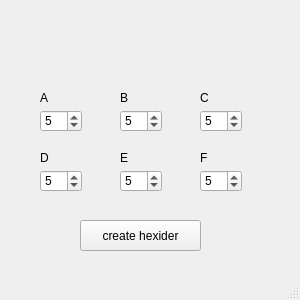
<?xml version="1.0" encoding="UTF-8"?>
<ui version="4.0">
 <class>MainWindow</class>
 <widget class="QMainWindow" name="MainWindow">
  <property name="geometry">
   <rect>
    <x>0</x>
    <y>0</y>
    <width>300</width>
    <height>300</height>
   </rect>
  </property>
  <property name="windowTitle">
   <string>MainWindow</string>
  </property>
  <widget class="QWidget" name="centralwidget">
   <widget class="QPushButton" name="pushButton">
    <property name="geometry">
     <rect>
      <x>80</x>
      <y>220</y>
      <width>121</width>
      <height>31</height>
     </rect>
    </property>
    <property name="text">
     <string>create hexider</string>
    </property>
   </widget>
   <widget class="QSpinBox" name="input1">
    <property name="geometry">
     <rect>
      <x>40</x>
      <y>110</y>
      <width>42</width>
      <height>22</height>
     </rect>
    </property>
    <property name="maximum">
     <number>10</number>
    </property>
    <property name="value">
     <number>5</number>
    </property>
   </widget>
   <widget class="QSpinBox" name="input2">
    <property name="geometry">
     <rect>
      <x>120</x>
      <y>110</y>
      <width>42</width>
      <height>22</height>
     </rect>
    </property>
    <property name="maximum">
     <number>10</number>
    </property>
    <property name="value">
     <number>5</number>
    </property>
   </widget>
   <widget class="QSpinBox" name="input3">
    <property name="geometry">
     <rect>
      <x>200</x>
      <y>110</y>
      <width>42</width>
      <height>22</height>
     </rect>
    </property>
    <property name="maximum">
     <number>10</number>
    </property>
    <property name="value">
     <number>5</number>
    </property>
   </widget>
   <widget class="QSpinBox" name="input4">
    <property name="geometry">
     <rect>
      <x>40</x>
      <y>170</y>
      <width>42</width>
      <height>22</height>
     </rect>
    </property>
    <property name="maximum">
     <number>10</number>
    </property>
    <property name="value">
     <number>5</number>
    </property>
   </widget>
   <widget class="QSpinBox" name="input5">
    <property name="geometry">
     <rect>
      <x>120</x>
      <y>170</y>
      <width>42</width>
      <height>22</height>
     </rect>
    </property>
    <property name="maximum">
     <number>10</number>
    </property>
    <property name="value">
     <number>5</number>
    </property>
   </widget>
   <widget class="QSpinBox" name="input6">
    <property name="geometry">
     <rect>
      <x>200</x>
      <y>170</y>
      <width>42</width>
      <height>22</height>
     </rect>
    </property>
    <property name="maximum">
     <number>10</number>
    </property>
    <property name="value">
     <number>5</number>
    </property>
   </widget>
   <widget class="QLabel" name="label">
    <property name="geometry">
     <rect>
      <x>40</x>
      <y>90</y>
      <width>49</width>
      <height>16</height>
     </rect>
    </property>
    <property name="text">
     <string>A</string>
    </property>
   </widget>
   <widget class="QLabel" name="label_2">
    <property name="geometry">
     <rect>
      <x>120</x>
      <y>90</y>
      <width>49</width>
      <height>16</height>
     </rect>
    </property>
    <property name="text">
     <string>B</string>
    </property>
   </widget>
   <widget class="QLabel" name="label_3">
    <property name="geometry">
     <rect>
      <x>200</x>
      <y>90</y>
      <width>49</width>
      <height>16</height>
     </rect>
    </property>
    <property name="text">
     <string>C</string>
    </property>
   </widget>
   <widget class="QLabel" name="label_4">
    <property name="geometry">
     <rect>
      <x>40</x>
      <y>150</y>
      <width>49</width>
      <height>16</height>
     </rect>
    </property>
    <property name="text">
     <string>D</string>
    </property>
   </widget>
   <widget class="QLabel" name="label_5">
    <property name="geometry">
     <rect>
      <x>120</x>
      <y>150</y>
      <width>49</width>
      <height>16</height>
     </rect>
    </property>
    <property name="lineWidth">
     <number>0</number>
    </property>
    <property name="text">
     <string>E</string>
    </property>
   </widget>
   <widget class="QLabel" name="label_6">
    <property name="geometry">
     <rect>
      <x>200</x>
      <y>150</y>
      <width>49</width>
      <height>16</height>
     </rect>
    </property>
    <property name="text">
     <string>F</string>
    </property>
   </widget>
  </widget>
  <widget class="QMenuBar" name="menubar">
   <property name="geometry">
    <rect>
     <x>0</x>
     <y>0</y>
     <width>300</width>
     <height>22</height>
    </rect>
   </property>
  </widget>
  <widget class="QStatusBar" name="statusbar"/>
 </widget>
 <resources/>
 <connections/>
</ui>
